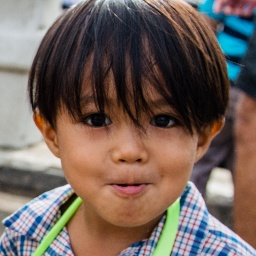
#> input picture Detection of GAN generated images using two-class support vector machine & Develop a Bagged Version of SVM/train/real/00013.jpg, 256 x 256 px, found by its file name; its folder holds only this picture in this run
$ jupyter execute --allow-errors detection-of-gan-generated-images-using-two-class-SVM-and-a-Bagged-Version-of-SVM.ipynb
#> lines starting #> are read from the running program, lines starting #| are printed output that depends on the picture
<a href="https://www.kaggle.com/code/foxstraty/detection-of-gan-generated-images-using-svm?scriptVersionId=123731037" target="_blank"></a>

[cell 1]
import cv2
import numpy as np
import pandas as pd
from sklearn import svm
from sklearn.metrics import accuracy_score, f1_score, recall_score
import cv2
import os

#getting current directory and defining the folder paths
cwd = os.getcwd()
folder_path1 = '/kaggle/input/140k-real-and-fake-faces/real_vs_fake/real-vs-fake/train/real'
folder_path2 = '/kaggle/input/140k-real-and-fake-faces/real_vs_fake/real-vs-fake/train/fake'
folder_path3 = '/kaggle/input/140k-real-and-fake-faces/real_vs_fake/real-vs-fake/test/real'
folder_path4 = '/kaggle/input/140k-real-and-fake-faces/real_vs_fake/real-vs-fake/test/fake'

# empty arrays
train_live = []
train_fake = []

count = 0
# Loop through all the files in the folder
for filename in os.listdir(folder_path1):
    # Check if the file is an image
    if filename.endswith(".jpg") or filename.endswith(".png"):
        # Read the image file using OpenCV
        img = cv2.imread(os.path.join(folder_path1, filename))
#> img is the input picture: shape (256, 256, 3); mean B, G, R 91.8, 99.2, 114.8
        img = cv2.resize(img, (64, 64))
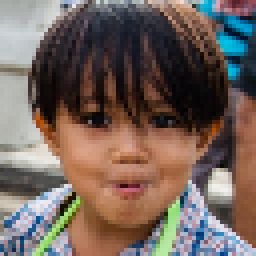
#> img: shape (64, 64, 3) (shown 4 times larger); mean B, G, R 92, 99.4, 115
        img = cv2.cvtColor(img, cv2.COLOR_BGR2GRAY)
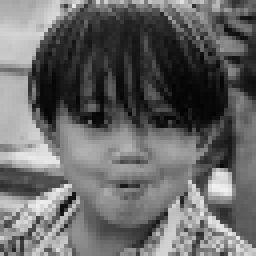
#> img: shape (64, 64) (shown 4 times larger); min 3, max 241, mean 103.2
        img = img.flatten()
#> img = 4096 values, max 241 at index 2997, min 3 at index 1644, mean 103.2
        train_live.append(img)
        count += 1
        if count == 550:
            break
count = 0
#> (the rest of this cell did not finish here and is left out)

$ run again, on Detection of GAN generated images using two-class support vector machine & Develop a Bagged Version of SVM/train/real/00049.jpg
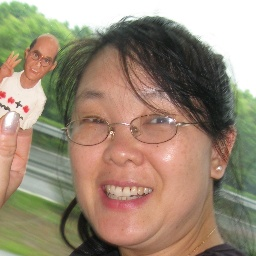
#> input picture Detection of GAN generated images using two-class support vector machine & Develop a Bagged Version of SVM/train/real/00049.jpg, 256 x 256 px, found by its file name
#> img is the input picture: shape (256, 256, 3); mean B, G, R 117.7, 137.4, 155
#> `img = cv2.resize(img, (64, 64))`:
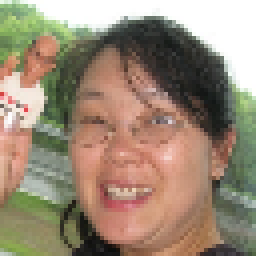
#> img: shape (64, 64, 3) (shown 4 times larger); mean B, G, R 117.6, 137.4, 154.9
#> `img = cv2.cvtColor(img, cv2.COLOR_BGR2GRAY)`:
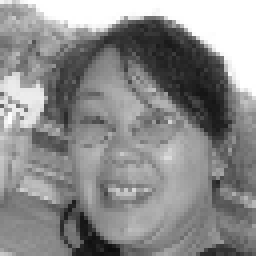
#> img: shape (64, 64) (shown 4 times larger); min 12, max 255, mean 140.4
#> `img = img.flatten()`: img = 4096 values, max 255 at index 8, min 12 at index 3995, mean 140.4

$ run again, on Detection of GAN generated images using two-class support vector machine & Develop a Bagged Version of SVM/train/real/00058.jpg
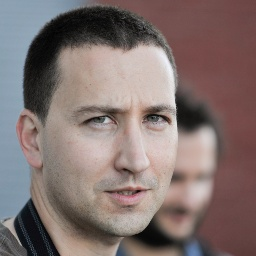
#> input picture Detection of GAN generated images using two-class support vector machine & Develop a Bagged Version of SVM/train/real/00058.jpg, 256 x 256 px, found by its file name
#> img is the input picture: shape (256, 256, 3); mean B, G, R 110.5, 113, 128.9
#> `img = cv2.resize(img, (64, 64))`:
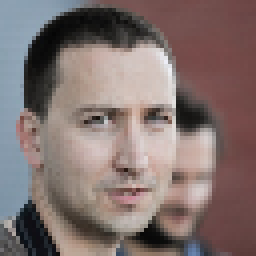
#> img: shape (64, 64, 3) (shown 4 times larger); mean B, G, R 110.7, 113.2, 129.1
#> `img = cv2.cvtColor(img, cv2.COLOR_BGR2GRAY)`:
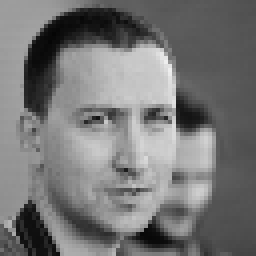
#> img: shape (64, 64) (shown 4 times larger); min 5, max 238, mean 117.6
#> `img = img.flatten()`: img = 4096 values, max 238 at index 1001, min 5 at index 525, mean 117.6

$ run again, on Detection of GAN generated images using two-class support vector machine & Develop a Bagged Version of SVM/train/real/00075.jpg
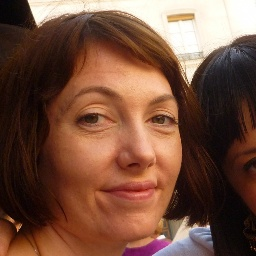
#> input picture Detection of GAN generated images using two-class support vector machine & Develop a Bagged Version of SVM/train/real/00075.jpg, 256 x 256 px, found by its file name
#> img is the input picture: shape (256, 256, 3); mean B, G, R 62, 79.4, 117.2
#> `img = cv2.resize(img, (64, 64))`:
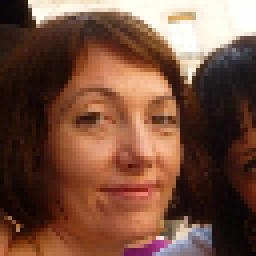
#> img: shape (64, 64, 3) (shown 4 times larger); mean B, G, R 62.1, 79.5, 117.2
#> `img = cv2.cvtColor(img, cv2.COLOR_BGR2GRAY)`:
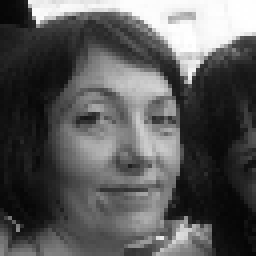
#> img: shape (64, 64) (shown 4 times larger); min 5, max 255, mean 88.8
#> `img = img.flatten()`: img = 4096 values, max 255 at index 123, min 5 at index 3708, mean 88.79

$ run again, on Detection of GAN generated images using two-class support vector machine & Develop a Bagged Version of SVM/train/real/00019.jpg
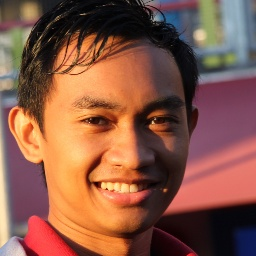
#> input picture Detection of GAN generated images using two-class support vector machine & Develop a Bagged Version of SVM/train/real/00019.jpg, 256 x 256 px, found by its file name
#> img is the input picture: shape (256, 256, 3); mean B, G, R 70.4, 88.3, 137
#> `img = cv2.resize(img, (64, 64))`:
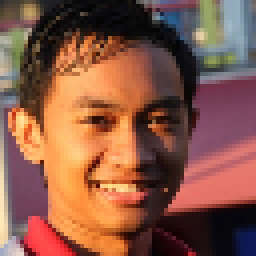
#> img: shape (64, 64, 3) (shown 4 times larger); mean B, G, R 70.5, 88.4, 137.1
#> `img = cv2.cvtColor(img, cv2.COLOR_BGR2GRAY)`:
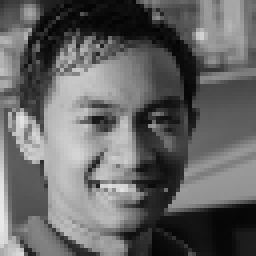
#> img: shape (64, 64) (shown 4 times larger); min 3, max 233, mean 100.9
#> `img = img.flatten()`: img = 4096 values, max 233 at index 3392, min 3 at index 287, mean 100.9
